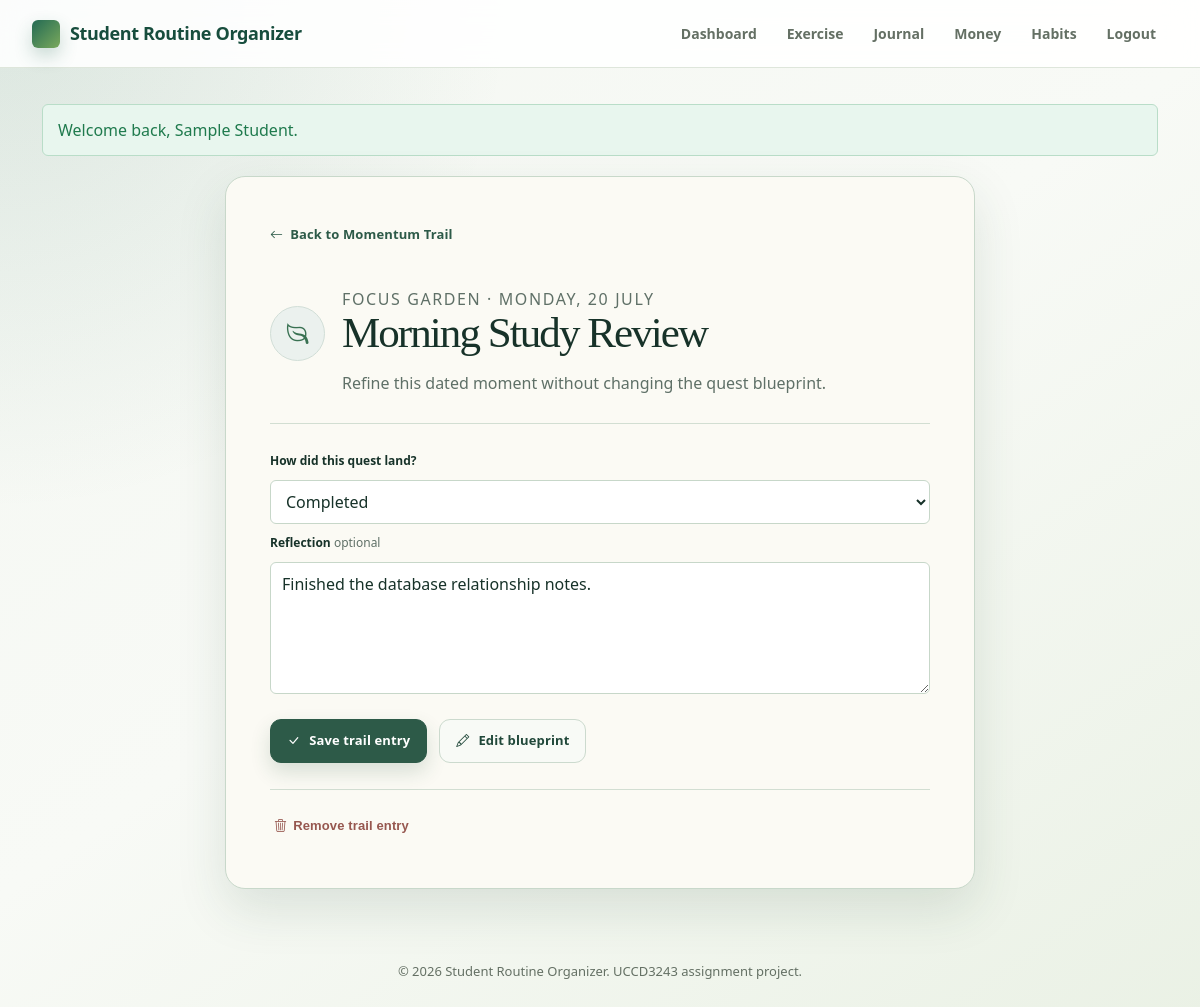
The app's page /modules/habits/log.php?id=1 (signed in) with its own data.
### tables this page shows
CREATE TABLE habit_logs (
  log_id INT AUTO_INCREMENT PRIMARY KEY,
  habit_id INT NOT NULL,
  user_id INT NOT NULL,
  scheduled_date DATE NOT NULL,
  completion_status ENUM('scheduled', 'completed', 'skipped', 'missed') NOT NULL DEFAULT 'scheduled',
  completed_at DATETIME NULL,
  reflection_note VARCHAR(255) NULL,
  deleted_at DATETIME NULL,
  created_at TIMESTAMP DEFAULT CURRENT_TIMESTAMP,
  updated_at TIMESTAMP DEFAULT CURRENT_TIMESTAMP ON UPDATE CURRENT_TIMESTAMP,
  CONSTRAINT fk_habit_log_habit
    FOREIGN KEY (habit_id) REFERENCES habits(habit_id)
    ON DELETE CASCADE,
  CONSTRAINT fk_habit_log_user
    FOREIGN KEY (user_id) REFERENCES users(user_id)
    ON DELETE CASCADE,
  UNIQUE KEY uq_habit_log_date (habit_id, scheduled_date),
  INDEX idx_habit_log_user_date (user_id, scheduled_date),
  INDEX idx_habit_log_status_date (completion_status, scheduled_date)
);

CREATE TABLE habits (
  habit_id INT AUTO_INCREMENT PRIMARY KEY,
  user_id INT NOT NULL,
  habit_name VARCHAR(100) NOT NULL,
  realm ENUM('focus', 'energy', 'mind', 'life_admin') NOT NULL DEFAULT 'focus',
  target_frequency ENUM('daily', 'weekdays', 'weekly', 'custom') NOT NULL DEFAULT 'daily',
  scheduled_days VARCHAR(27) NOT NULL,
  preferred_time TIME NULL,
  duration_minutes SMALLINT UNSIGNED NULL,
  motivation VARCHAR(180) NULL,
  priority ENUM('low', 'medium', 'high') NOT NULL DEFAULT 'medium',
  is_active TINYINT(1) NOT NULL DEFAULT 1,
  created_at TIMESTAMP DEFAULT CURRENT_TIMESTAMP,
  updated_at TIMESTAMP DEFAULT CURRENT_TIMESTAMP ON UPDATE CURRENT_TIMESTAMP,
  CONSTRAINT fk_habit_user
    FOREIGN KEY (user_id) REFERENCES users(user_id)
    ON DELETE CASCADE,
  INDEX idx_habit_user_active (user_id, is_active),
  INDEX idx_habit_user_realm (user_id, realm)
);

### modules/habits/habit_helpers.php (called while the page is built, shortened)
<?php
function habitRealmOptions(): array
{
    return [
        'focus' => ['label' => 'Focus Garden', 'icon' => 'bi-leaf', 'description' => 'Study, reading, and assignments.'],
        'energy' => ['label' => 'Energy Grove', 'icon' => 'bi-lightning-charge', 'description' => 'Water, movement, sleep, and recovery.'],
        'mind' => ['label' => 'Mind Clearing', 'icon' => 'bi-wind', 'description' => 'Reflection, calm, and connection.'],
        'life_admin' => ['label' => 'Life Garden', 'icon' => 'bi-calendar2-check', 'description' => 'Planning, budgeting, and practical care.'],
    ];
}
function habitLogStatusOptions(): array
{
    return [
        'scheduled' => 'Ready today',
        'completed' => 'Completed',
        'skipped' => 'Skipped intentionally',
        'missed' => 'Missed',
    ];
}
function habitLoadLogForUser(mysqli $connection, int $logId, int $userId): ?array
{
    $stmt = $connection->prepare('SELECT l.*, h.habit_name, h.realm, h.target_frequency, h.scheduled_days FROM habit_logs l INNER JOIN habits h ON h.habit_id = l.habit_id WHERE l.log_id = ? AND l.user_id = ? AND l.deleted_at IS NULL LIMIT 1');
    $stmt->bind_param('ii', $logId, $userId);
    $stmt->execute();
    $log = $stmt->get_result()->fetch_assoc();
    return $log ?: null;
}

### includes/validation.php (called while the page is built, shortened)
<?php
function escapeOutput(?string $value): string
{
    return htmlspecialchars((string) $value, ENT_QUOTES, 'UTF-8');
}

### modules/habits/log.php (the view, shortened to what this page needs)
<?php
require __DIR__ . '/../../config/database.php';
require __DIR__ . '/../../includes/validation.php';
require __DIR__ . '/habit_helpers.php';
$userId = (int) $_SESSION['user_id'];
$logId = filter_var($_GET['id'] ?? null, FILTER_VALIDATE_INT);
$log = null; $errors = []; $pageError = null;
try {
    $connection = getDatabaseConnection();
    $log = habitLoadLogForUser($connection, (int) $logId, $userId);
} catch (Throwable $exception) {
    logApplicationException($exception, 'habit log');
    $pageError = 'This trail entry is unavailable right now. Please check the database setup.';
}
$pageTitle = 'Trail Entry'; require __DIR__ . '/../../includes/header.php';
?>
<section class="log-page"><a class="sanctuary-back-link" href="<?= BASE_URL; ?>/modules/habits/journey.php?week=<?= $log ? escapeOutput((new DateTimeImmutable($log['scheduled_date']))->modify('monday this week')->format('Y-m-d')) : ''; ?>"><i class="bi bi-arrow-left" aria-hidden="true"></i> Back to Momentum Trail</a><?php if ($pageError): ?><div class="alert alert-error"><?= escapeOutput($pageError); ?></div><?php elseif ($log): $meta = habitRealmOptions()[$log['realm']]; ?><header class="log-header"><span class="journey-realm realm-<?= escapeOutput($log['realm']); ?>"><i class="bi <?= escapeOutput($meta['icon']); ?>" aria-hidden="true"></i></span><div><p class="sanctuary-kicker"><?= escapeOutput($meta['label']); ?> · <?= escapeOutput((new DateTimeImmutable($log['scheduled_date']))->format('l, j F')); ?></p><h1><?= escapeOutput($log['habit_name']); ?></h1><p>Refine this dated moment without changing the quest blueprint.</p></div></header><?php if ($errors): ?><div class="alert alert-error"><?php foreach ($errors as $error): ?><p><?= escapeOutput($error); ?></p><?php endforeach; ?></div><?php endif; ?><form method="post" action="<?= BASE_URL; ?>/modules/habits/log.php?id=<?= (int) $logId; ?>" class="log-form"><?= csrfInput(); ?><input type="hidden" name="action" value="update"><label for="completion_status">How did this quest land?</label><select id="completion_status" name="completion_status"><?php foreach (habitLogStatusOptions() as $value => $label): ?><option value="<?= escapeOutput($value); ?>" <?= $log['completion_status'] === $value ? 'selected' : ''; ?>><?= escapeOutput($label); ?></option><?php endforeach; ?></select><label for="reflection_note">Reflection <span>optional</span></label><textarea id="reflection_note" name="reflection_note" maxlength="255" placeholder="A small note for your future self."><?= escapeOutput($log['reflection_note'] ?? ''); ?></textarea><div class="blueprint-actions"><button class="sanctuary-button sanctuary-button-primary" type="submit"><i class="bi bi-check-lg" aria-hidden="true"></i>Save trail entry</button><a class="sanctuary-button sanctuary-button-quiet" href="<?= BASE_URL; ?>/modules/habits/edit.php?id=<?= (int) $log['habit_id']; ?>"><i class="bi bi-pencil" aria-hidden="true"></i>Edit blueprint</a></div></form><form method="post" action="<?= BASE_URL; ?>/modules/habits/log.php?id=<?= (int) $logId; ?>" class="log-delete-form"><?= csrfInput(); ?><input type="hidden" name="action" value="delete"><button class="sanctuary-link-danger" type="submit" data-confirm="Remove this dated trail entry?"><i class="bi bi-trash3" aria-hidden="true"></i>Remove trail entry</button></form><?php endif; ?></section>
<?php require __DIR__ . '/../../includes/footer.php'; ?>

### assets/css/journal_editor.css (style rules this page uses)
:root { --nj-bg: #f4f7f2; --nj-surface: rgba(255, 255, 255, 0.94); --nj-surface-soft: #f8faf6; --nj-primary: #236a54; --nj-primary-dark: #174d3d; --nj-primary-light: #e2f1ea; --nj-text: #17231b; --nj-muted: #647064; --nj-border: #dbe4d7; --nj-rose: #b84a62; --nj-rose-light: #fdebf0; --nj-amber: #d9822b; --nj-amber-light: #fff0de; --nj-blue: #3569b7; --nj-blue-light: #e8effb; --nj-purple: #7b4eb2; --nj-purple-light: #f1ebf9; --nj-shadow-sm: 0 4px 14px rgba(23, 35, 27, 0.06); --nj-shadow-md: 0 10px 30px rgba(23, 35, 27, 0.1); --nj-shadow-lg: 0 20px 45px rgba(23, 35, 27, 0.15); --nj-radius: 12px; --nj-radius-sm: 8px; --nj-font-ui: 'Plus Jakarta Sans', 'Inter', -apple-system, BlinkMacSystemFont, sans-serif; --nj-font-canvas: 'Lora', 'Playfair Display', Georgia, serif; }

### records on screen
habit_logs: habit.realm "FOCUS GARDEN", scheduled_date "MONDAY, 20 JULY", habit.habit_name "Morning Study Review", completion_status "Completed", reflection_note "Finished the database relationship notes."

### other values on screen
APP_NAME "Student Routine Organizer"
escapeOutput($label) "Dashboard"
escapeOutput($label) "Exercise"
escapeOutput($label) "Journal"
escapeOutput($label) "Money"
escapeOutput($label) "Habits"
$message "Welcome back, Sample Student."
